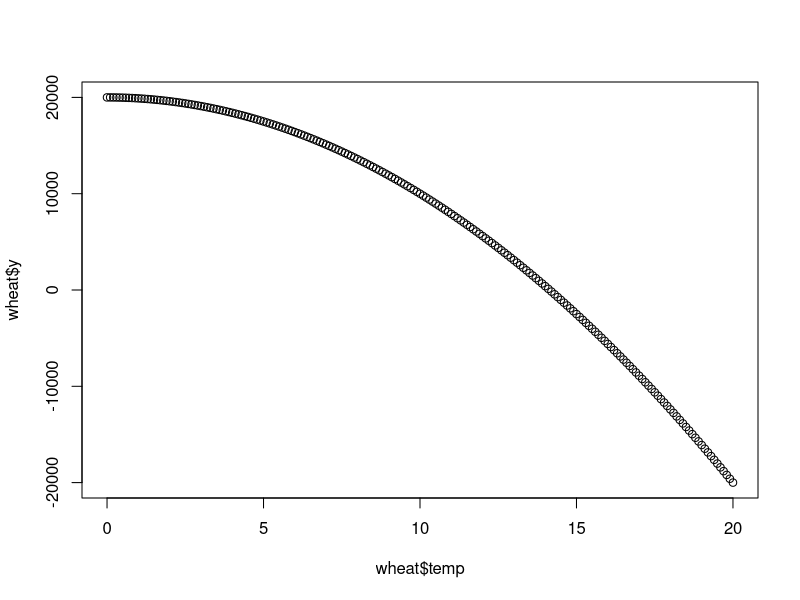
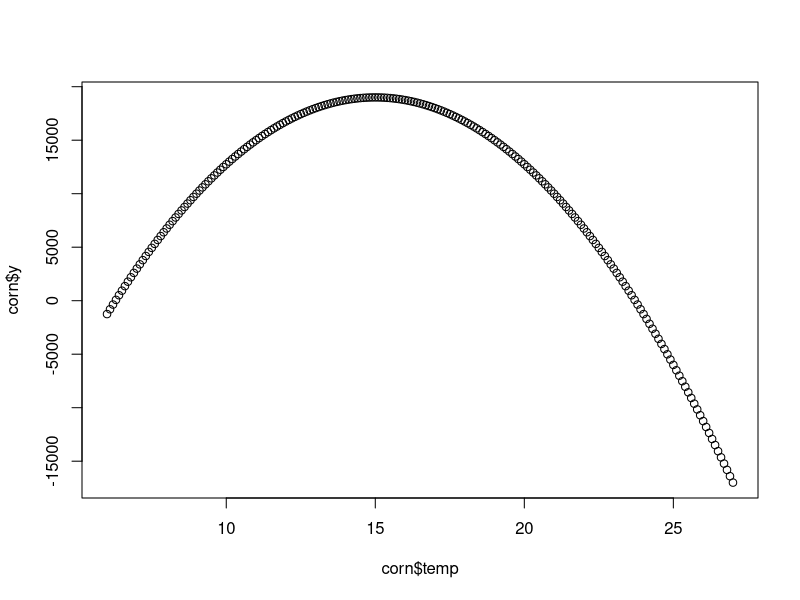
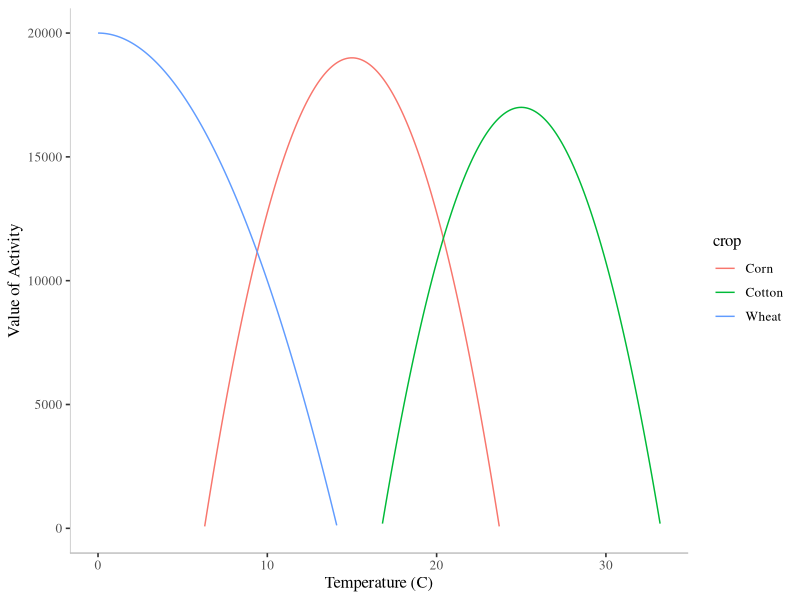

Write R code to recreate these figures, in order.
library(ggplot2)
library(tidyverse)
library(ggthemes)

# download.file("https://spideroak.com/share/NJXWQ3TXN5XWI2LMNQ/crop-choice-data/run/media/john/1TB/SpiderOak/Projects/crop-choice-and-adaptation/data/full_ag_data.rds",
             # destfile = "/Users/john/full_ag_data.rds", method = "auto")
# dat <- readRDS("/Users/john/full_ag_data.rds")
# 
# plot(density(dat$tavg, weights = dat$wheat_mrev))
# plot(density(dat$tavg, weights = dat$corn_mrev))
# plot(density(dat$dday30, weights = dat$cotton_mrev))

# Mendelsohn Plot
x <- seq(0, 20, 0.1)
wheat <- data.frame(y = -100*(x)^2 + 20000, temp = seq(0, 20, 0.1), crop = "Wheat")
plot(wheat$temp, wheat$y)

x <- seq(6, 27, 0.1)
corn <- data.frame(y = -250*(x - 15)^2 + 19000, temp = seq(6, 27, 0.1), crop = "Corn")
plot(corn$temp, corn$y)

x <- seq(15, 35, 0.1)
cotton <- data.frame(y = -250*(x - 25)^2 + 17000, temp = seq(15, 35, 0.1), crop = "Cotton")

dat <- rbind(wheat, corn, cotton)
dat <- filter(dat, y > 0)

ggplot(dat, aes(temp, y, color = crop)) + geom_line() + ylim(0, 20000) +
  theme_tufte(base_size = 12) +
  ylab("Value of Activity") +
  xlab("Temperature (C)") +
  annotate("segment", x=-Inf, xend=Inf, y=-Inf, yend=-Inf, color = "grey") +
  annotate("segment", x=-Inf, xend=-Inf, y=-Inf, yend=Inf, color = "grey") 

# Estimate production fn's
wheat_fn <- function(x) return(-100*(x)^2 + 20000)
corn_fn <- function(x) return(-250*(x - 15)^2 + 19000)
cotton_fn <- function(x) return(-250*(x - 25)^2 + 17000)

# Derivate
wheat_dt <- function(x) return(-200*x)
corn_dt <- function(x) return(-500*(x - 15))
cotton <- function(x) return(-500*(x - 25))

# Corn adaptation calculation
for (i in unique(corn$temp)){
  delta_t <- corn_fn(i + 1) - corn_fn(i) 
  dydt <- corn_fn(i + 1)
  approx <- corn_dt(i) * (i + 1)
}
